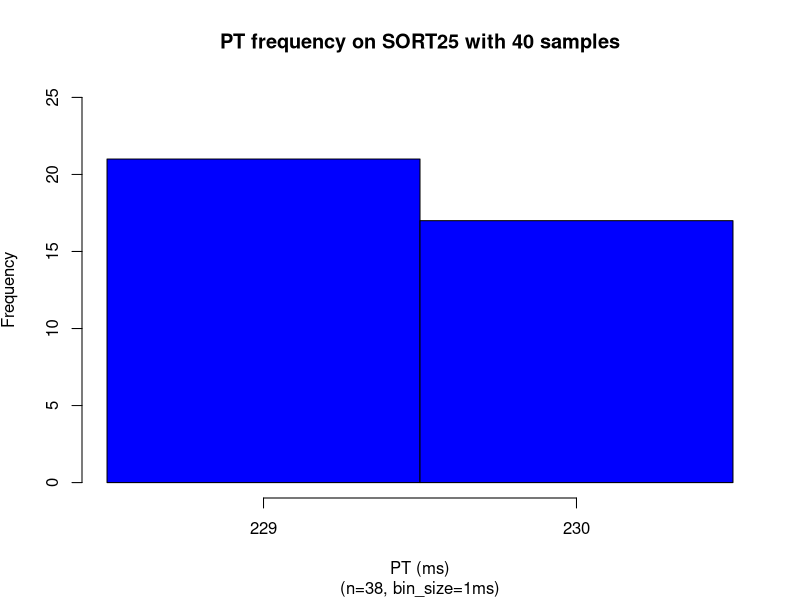
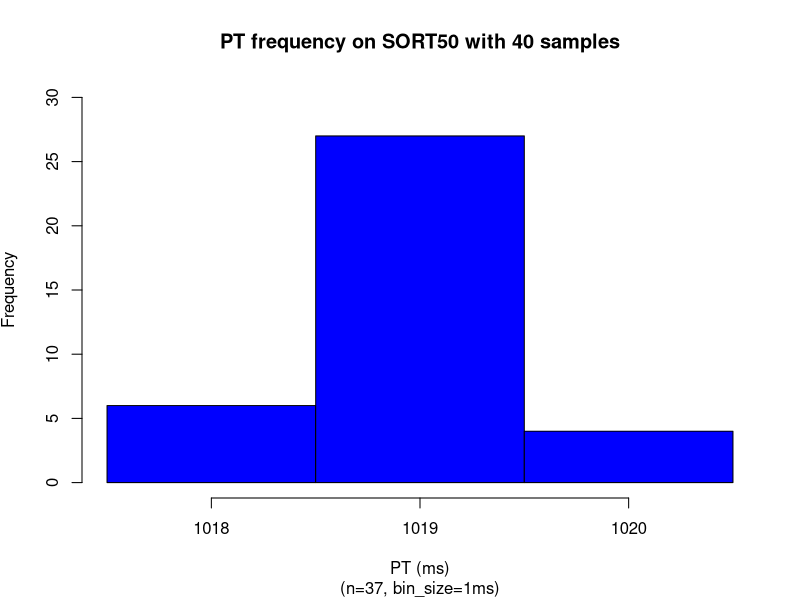
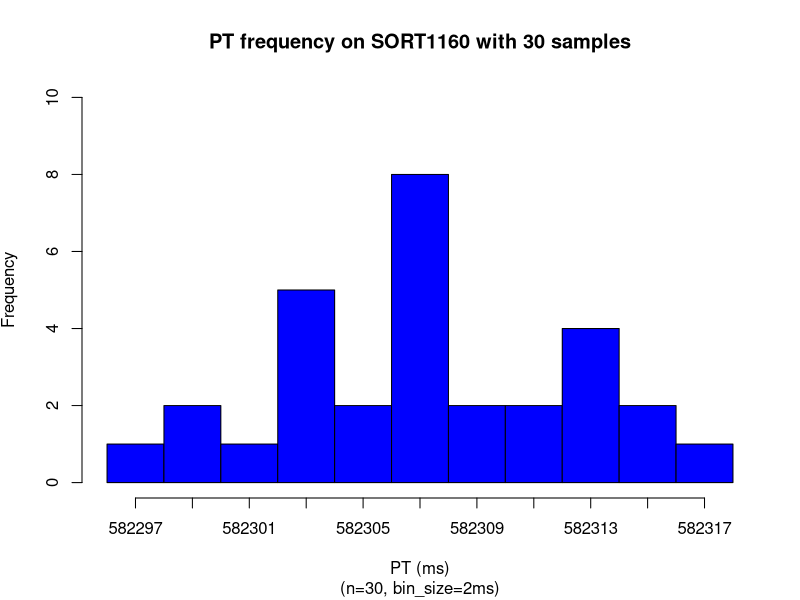
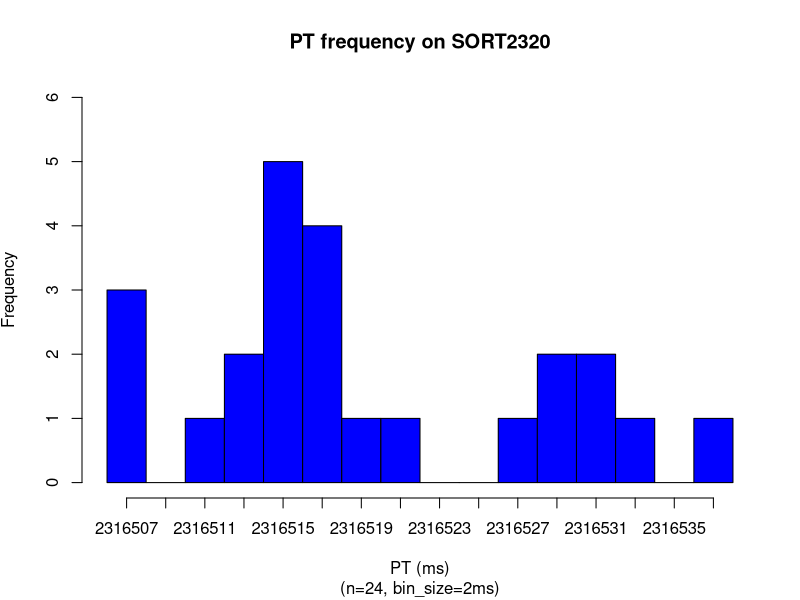
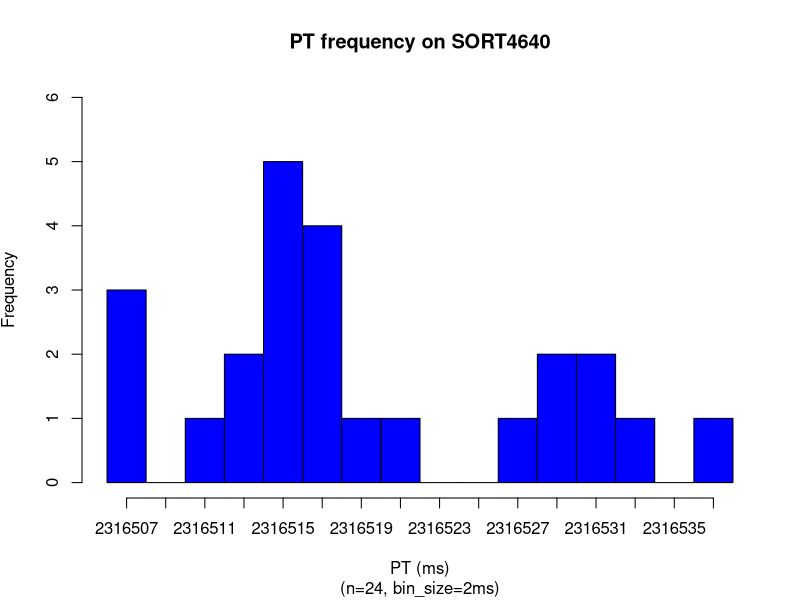
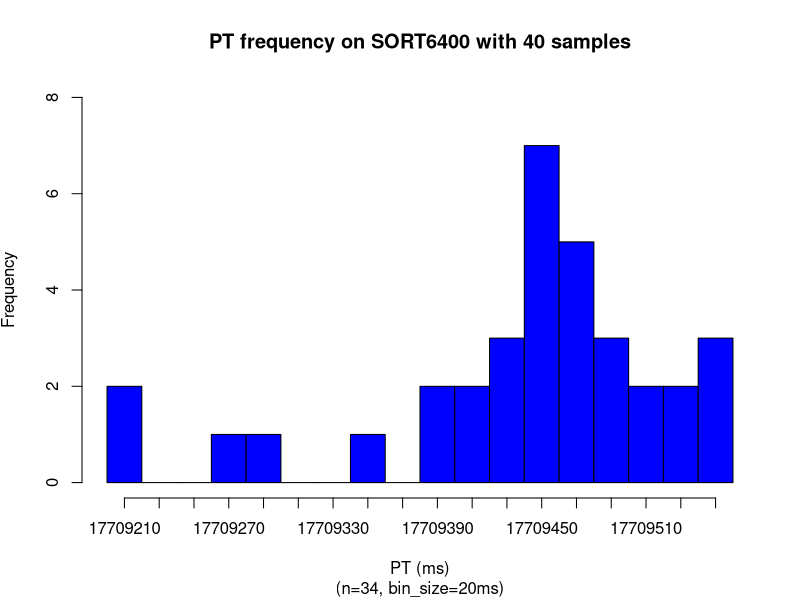
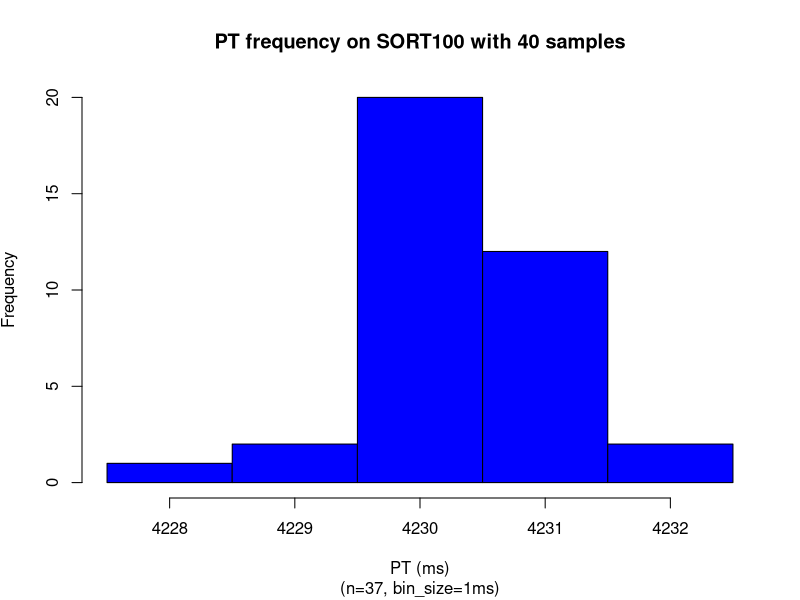
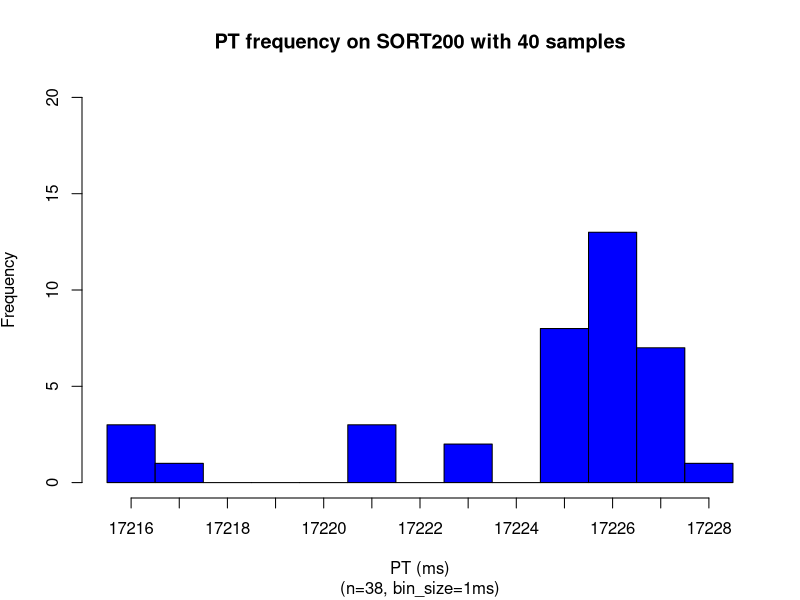

Here is the R script that generated these plots, in order:
### SORT25
numSamples <- 40
x = read.csv(file="SORT25.dat",head=TRUE,sep="\t")
x <- subset(x, x$ITERNUM <= numSamples)
setEPS()
postscript("sort25_dist.eps")
binsize=1
#x <- subset(x, x$ITERNUM != 9394)
x_up = mean(x$PRTIME) + 2*sd(x$PRTIME)
x_dn = mean(x$PRTIME) - 2*sd(x$PRTIME)
x = subset(x, x$PRTIME >= x_dn & x$PRTIME <= x_up)
xmin <-min(x$PRTIME)
xmax <-max(x$PRTIME)
xmin
xmax
nbins <- ceiling((xmax-xmin) / binsize)
h = hist(x$PRTIME, right=F, breaks=seq(xmin,xmax+binsize,binsize),plot=F)
xmin <-min(x$PRTIME)
xmax <-max(x$PRTIME)
ymax <- max(h$counts)
ymax <- ceiling(ymax/100)*100
ymax <- 25
plot(h, xaxt='n', freq=TRUE,ylim=c(0,ymax), col="blue", main='PT frequency on SORT25 with 40 samples', 
sub=paste("(n=",nrow(x),", bin_size=",binsize,"ms)",sep=""), 
xlab='PT (ms)', ylab=expression('Frequency'))
#axis(side=1,at=seq(min(h$mids),max(h$mids)+binsize,binsize),labels=seq(ceiling(min(h$mids)),ceiling(max(h$mids))+binsize,binsize))
axis(side=1,at=h$mids,labels=seq(xmin,xmax,1))
dev.off()

### SORT50
numSamples <- 40
x = read.csv(file="SORT50.dat",head=TRUE,sep="\t")
x <- subset(x, x$ITERNUM <= numSamples)
setEPS()
postscript("sort50_dist.eps")
binsize=1
#x <- subset(x, x$ITERNUM != 9394)
x_up = mean(x$PRTIME) + 2*sd(x$PRTIME)
x_dn = mean(x$PRTIME) - 2*sd(x$PRTIME)
x = subset(x, x$PRTIME >= x_dn & x$PRTIME <= x_up)
xmin <-min(x$PRTIME)
xmax <-max(x$PRTIME)
xmin
xmax
nbins <- ceiling((xmax-xmin) / binsize)
h = hist(x$PRTIME, right=F, breaks=seq(xmin,xmax+binsize,binsize),plot=F)
xmin <-min(x$PRTIME)
xmax <-max(x$PRTIME)
ymax <- max(h$counts)
ymax <- ceiling(ymax/100)*100
ymax <- 30
plot(h, xaxt='n', freq=TRUE,ylim=c(0,ymax), col="blue", main='PT frequency on SORT50 with 40 samples', 
sub=paste("(n=",nrow(x),", bin_size=",binsize,"ms)",sep=""), 
xlab='PT (ms)', ylab=expression('Frequency'))
#axis(side=1,at=seq(min(h$mids),max(h$mids)+binsize,binsize),labels=seq(ceiling(min(h$mids)),ceiling(max(h$mids))+binsize,binsize))
axis(side=1,at=h$mids,labels=seq(xmin,xmax,1))
dev.off()

### SORT1160
numSamples <- 40
x = read.csv(file="SORT1160.dat",head=TRUE,sep="\t")
x <- subset(x, x$ITERNUM <= numSamples)
setEPS()
postscript("sort1160_dist.eps")
binsize=2
#x <- subset(x, x$ITERNUM != 9394)
x_up = mean(x$PRTIME) + 2*sd(x$PRTIME)
x_dn = mean(x$PRTIME) - 2*sd(x$PRTIME)
x = subset(x, x$PRTIME >= x_dn & x$PRTIME <= x_up)
xmin <-min(x$PRTIME)
xmax <-max(x$PRTIME)
xmin
xmax
nbins <- ceiling((xmax-xmin) / binsize)
h = hist(x$PRTIME, right=F, breaks=seq(xmin,xmax+binsize,binsize),plot=F)
xmin <-min(x$PRTIME)
xmax <-max(x$PRTIME)
ymax <- max(h$counts)
ymax <- ceiling(ymax/100)*100
ymax <- 10
plot(h, xaxt='n', freq=TRUE,ylim=c(0,ymax), col="blue", main='PT frequency on SORT1160 with 30 samples', 
sub=paste("(n=",nrow(x),", bin_size=",binsize,"ms)",sep=""), 
xlab='PT (ms)', ylab=expression('Frequency'))
#axis(side=1,at=seq(min(h$mids),max(h$mids)+binsize,binsize),labels=seq(ceiling(min(h$mids)),ceiling(max(h$mids))+binsize,binsize))
axis(side=1,at=h$mids,labels=seq(xmin,xmax,binsize))
dev.off()

### SORT2320
numSamples <- 24
x = read.csv(file="SORT2320.dat",head=TRUE,sep="\t")
x <- subset(x, x$ITERNUM <= numSamples)
setEPS()
postscript("sort2320_dist.eps")
binsize=2
#x <- subset(x, x$ITERNUM != 9394)
x_up = mean(x$PRTIME) + 2*sd(x$PRTIME)
x_dn = mean(x$PRTIME) - 2*sd(x$PRTIME)
x = subset(x, x$PRTIME >= x_dn & x$PRTIME <= x_up)
xmin <-min(x$PRTIME)
xmax <-max(x$PRTIME)
xmin
xmax
nbins <- ceiling((xmax-xmin) / binsize)
h = hist(x$PRTIME, right=F, breaks=seq(xmin,xmax+binsize,binsize),plot=F)
xmin <-min(x$PRTIME)
xmax <-max(x$PRTIME)
ymax <- max(h$counts)
ymax <- ceiling(ymax/100)*100
ymax <- 6
plot(h, xaxt='n', freq=TRUE,ylim=c(0,ymax), col="blue", main='PT frequency on SORT2320', 
sub=paste("(n=",nrow(x),", bin_size=",binsize,"ms)",sep=""), 
xlab='PT (ms)', ylab=expression('Frequency'))
#axis(side=1,at=seq(min(h$mids),max(h$mids)+binsize,binsize),labels=seq(ceiling(min(h$mids)),ceiling(max(h$mids))+binsize,binsize))
axis(side=1,at=h$mids,labels=seq(xmin,xmax,binsize))
dev.off()

### SORT4640
#x = read.csv(file="SORT4640.dat",head=TRUE,sep="\t")
x <- subset(x, x$ITERNUM <= numSamples)
setEPS()
postscript("sort4640_dist.eps")
binsize=2
#x <- subset(x, x$ITERNUM != 9394)
x_up = mean(x$PRTIME) + 2*sd(x$PRTIME)
x_dn = mean(x$PRTIME) - 2*sd(x$PRTIME)
x = subset(x, x$PRTIME >= x_dn & x$PRTIME <= x_up)
xmin <-min(x$PRTIME)
xmax <-max(x$PRTIME)
xmin
xmax
nbins <- ceiling((xmax-xmin) / binsize)
h = hist(x$PRTIME, right=F, breaks=seq(xmin,xmax+binsize,binsize),plot=F)
xmin <-min(x$PRTIME)
xmax <-max(x$PRTIME)
ymax <- max(h$counts)
ymax <- ceiling(ymax/100)*100
ymax <- 6


plot(h, xaxt='n', freq=TRUE,ylim=c(0,ymax), col="blue", main='PT frequency on SORT4640', 
sub=paste("(n=",nrow(x),", bin_size=",binsize,"ms)",sep=""), 
xlab='PT (ms)', ylab=expression('Frequency'))
#axis(side=1,at=seq(min(h$mids),max(h$mids)+binsize,binsize),labels=seq(ceiling(min(h$mids)),ceiling(max(h$mids))+binsize,binsize))
axis(side=1,at=h$mids,labels=seq(xmin,xmax,binsize))
dev.off()

### SORT6400
numSamples <- 40
x = read.csv(file="SORT6400.dat",head=TRUE,sep="\t")
x <- subset(x, x$ITERNUM <= numSamples)
setEPS()
postscript("sort6400_dist.eps")
binsize=20
x <- subset(x, x$ITERNUM != 2)
x_up = mean(x$PRTIME) + 2*sd(x$PRTIME)
x_dn = mean(x$PRTIME) - 2*sd(x$PRTIME)
x = subset(x, x$PRTIME >= x_dn & x$PRTIME <= x_up)
xmin <-min(x$PRTIME)
xmax <-max(x$PRTIME)
xmin
xmax
nbins <- ceiling((xmax-xmin) / binsize)
h = hist(x$PRTIME, right=F, breaks=seq(xmin,xmax+binsize,binsize),plot=F)
xmin <-min(x$PRTIME)
xmax <-max(x$PRTIME)
ymax <- max(h$counts)
ymax <- ceiling(ymax/100)*100
ymax <- 8
plot(h, xaxt='n', freq=TRUE,ylim=c(0,ymax), col="blue", main='PT frequency on SORT6400 with 40 samples', 
sub=paste("(n=",nrow(x),", bin_size=",binsize,"ms)",sep=""), 
xlab='PT (ms)', ylab=expression('Frequency'))
#axis(side=1,at=seq(min(h$mids),max(h$mids)+binsize,binsize),labels=seq(ceiling(min(h$mids)),ceiling(max(h$mids))+binsize,binsize))
axis(side=1,at=h$mids,labels=seq(xmin,xmax,binsize))
dev.off()

### SORT100
x = read.csv(file="SORT100.dat",head=TRUE,sep="\t")
x <- subset(x, x$ITERNUM <= numSamples)
setEPS()
postscript("sort100_dist.eps")
binsize=1
#x <- subset(x, x$ITERNUM != 9394)
x_up = mean(x$PRTIME) + 2*sd(x$PRTIME)
x_dn = mean(x$PRTIME) - 2*sd(x$PRTIME)
x = subset(x, x$PRTIME >= x_dn & x$PRTIME <= x_up)
xmin <-min(x$PRTIME)
xmax <-max(x$PRTIME)
xmin
xmax
nbins <- ceiling((xmax-xmin) / binsize)
h = hist(x$PRTIME, right=F, breaks=seq(xmin,xmax+binsize,binsize),plot=F)
xmin <-min(x$PRTIME)
xmax <-max(x$PRTIME)
ymax <- max(h$counts)
ymax <- ceiling(ymax/100)*100
ymax <- 20
plot(h, xaxt='n', freq=TRUE,ylim=c(0,ymax), col="blue", main='PT frequency on SORT100 with 40 samples', 
sub=paste("(n=",nrow(x),", bin_size=",binsize,"ms)",sep=""), 
xlab='PT (ms)', ylab=expression('Frequency'))
#axis(side=1,at=seq(min(h$mids),max(h$mids)+binsize,binsize),labels=seq(ceiling(min(h$mids)),ceiling(max(h$mids))+binsize,binsize))
axis(side=1,at=h$mids,labels=seq(xmin,xmax,1))
dev.off()

x = read.csv(file="SORT200.dat",head=TRUE,sep="\t")
x <- subset(x, x$ITERNUM <= numSamples)
setEPS()
postscript("sort200_dist.eps")
binsize=1
#x <- subset(x, x$ITERNUM != 9394)
x_up = mean(x$PRTIME) + 2*sd(x$PRTIME)
x_dn = mean(x$PRTIME) - 2*sd(x$PRTIME)
x = subset(x, x$PRTIME >= x_dn & x$PRTIME <= x_up)
xmin <-min(x$PRTIME)
xmax <-max(x$PRTIME)
xmin
xmax
nbins <- ceiling((xmax-xmin) / binsize)
h = hist(x$PRTIME, right=F, breaks=seq(xmin,xmax+binsize,binsize),plot=F)
xmin <-min(x$PRTIME)
xmax <-max(x$PRTIME)
ymax <- max(h$counts)
ymax <- ceiling(ymax/100)*100
ymax <- 20
plot(h, xaxt='n', freq=TRUE,ylim=c(0,ymax), col="blue", main='PT frequency on SORT200 with 40 samples', 
sub=paste("(n=",nrow(x),", bin_size=",binsize,"ms)",sep=""), 
xlab='PT (ms)', ylab=expression('Frequency'))
#axis(side=1,at=seq(min(h$mids),max(h$mids)+binsize,binsize),labels=seq(ceiling(min(h$mids)),ceiling(max(h$mids))+binsize,binsize))
axis(side=1,at=h$mids,labels=seq(xmin,xmax,1))
dev.off()

x = read.csv(file="SORT400.dat",head=TRUE,sep="\t")
x <- subset(x, x$ITERNUM <= numSamples)
setEPS()
postscript("sort400_dist.eps")
binsize=2
#x <- subset(x, x$ITERNUM != 9394)
x_up = mean(x$PRTIME) + 1*sd(x$PRTIME)
x_dn = mean(x$PRTIME) - 1*sd(x$PRTIME)
x = subset(x, x$PRTIME >= x_dn & x$PRTIME <= x_up)
xmin <-min(x$PRTIME)
xmax <-max(x$PRTIME)
xmin
xmax
nbins <- ceiling((xmax-xmin) / binsize)
h = hist(x$PRTIME, right=F, breaks=seq(xmin,xmax+binsize,binsize),plot=F)
xmin <-min(x$PRTIME)
xmax <-max(x$PRTIME)
ymax <- max(h$counts)
ymax
#ymax <- ceiling(ymax/100)*100
ymax <- 15
plot(h, xaxt='n', freq=TRUE,ylim=c(0,ymax), col="blue", main='PT frequency on SORT400 with 40 samples (one st. dev. used)', 
sub=paste("(n=",nrow(x),", bin_size=",binsize,"ms)",sep=""), 
xlab='PT (ms)', ylab=expression('Frequency'))
axis(side=1,at=h$mids,labels=seq(xmin,xmax,binsize))
dev.off()

x = read.csv(file="SORT800.dat",head=TRUE,sep="\t")
x <- subset(x, x$ITERNUM <= numSamples)
setEPS()
postscript("sort800_dist.eps")
binsize=2
#x <- subset(x, x$ITERNUM != 9394)
x_up = mean(x$PRTIME) + 2*sd(x$PRTIME)
x_dn = mean(x$PRTIME) - 2*sd(x$PRTIME)
x = subset(x, x$PRTIME >= x_dn & x$PRTIME <= x_up)
xmin <-min(x$PRTIME)
xmax <-max(x$PRTIME)
xmin
xmax
nbins <- ceiling((xmax-xmin) / binsize)
h = hist(x$PRTIME, right=F, breaks=seq(xmin,xmax+binsize,binsize),plot=F)
xmin <-min(x$PRTIME)
xmax <-max(x$PRTIME)
ymax <- max(h$counts)
ymax
#ymax <- ceiling(ymax/100)*100
ymax <- 8
plot(h, xaxt='n', freq=TRUE,ylim=c(0,ymax), col="blue", main='PT frequency on SORT800 with 40 samples', 
sub=paste("(n=",nrow(x),", bin_size=",binsize,"ms)",sep=""), 
xlab='PT (ms)', ylab=expression('Frequency'))
axis(side=1,at=h$mids,labels=seq(xmin,xmax,binsize))
dev.off()

x = read.csv(file="SORT1600.dat",head=TRUE,sep="\t")
x <- subset(x, x$ITERNUM <= numSamples)
setEPS()
postscript("sort1600_dist.eps")
binsize=2
#x <- subset(x, x$ITERNUM != 9394)
x_up = mean(x$PRTIME) + 2*sd(x$PRTIME)
x_dn = mean(x$PRTIME) - 2*sd(x$PRTIME)
x = subset(x, x$PRTIME >= x_dn & x$PRTIME <= x_up)
xmin <-min(x$PRTIME)
xmax <-max(x$PRTIME)
xmin
xmax
nbins <- ceiling((xmax-xmin) / binsize)
h = hist(x$PRTIME, right=F, breaks=seq(xmin,xmax+binsize,binsize),plot=F)
xmin <-min(x$PRTIME)
xmax <-max(x$PRTIME)
ymax <- max(h$counts)
ymax
#ymax <- ceiling(ymax/100)*100
ymax <- 4
plot(h, xaxt='n', freq=TRUE,ylim=c(0,ymax), col="blue", main='PT frequency on SORT1600 with 40 samples', 
sub=paste("(n=",nrow(x),", bin_size=",binsize,"ms)",sep=""), 
xlab='PT (ms)', ylab=expression('Frequency'))
axis(side=1,at=h$mids,labels=seq(xmin,xmax,binsize))
dev.off()

x = read.csv(file="SORT3200.dat",head=TRUE,sep="\t")
x <- subset(x, x$ITERNUM <= numSamples)
setEPS()
postscript("sort3200_dist.eps")
binsize=2
x <- subset(x, x$ITERNUM != 3 | x$ITERNUM != 6 | x$ITERNUM != 10)
x_up = mean(x$PRTIME) + 2*sd(x$PRTIME)
x_dn = mean(x$PRTIME) - 2*sd(x$PRTIME)
x = subset(x, x$PRTIME >= x_dn & x$PRTIME <= x_up)
xmin <-min(x$PRTIME)
xmax <-max(x$PRTIME)
xmin
xmax
nbins <- ceiling((xmax-xmin) / binsize)
h = hist(x$PRTIME, right=F, breaks=seq(xmin,xmax+binsize,binsize),plot=F)
xmin <-min(x$PRTIME)
xmax <-max(x$PRTIME)
ymax <- max(h$counts)
ymax
#ymax <- ceiling(ymax/100)*100
ymax <- 4
plot(h, xaxt='n', freq=TRUE,ylim=c(0,ymax), col="blue", main='PT frequency on SORT3200 with 40 samples', 
sub=paste("(n=",nrow(x),", bin_size=",binsize,"ms)",sep=""), 
xlab='PT (ms)', ylab=expression('Frequency'))
axis(side=1,at=h$mids,labels=seq(xmin,xmax,binsize))
dev.off()
